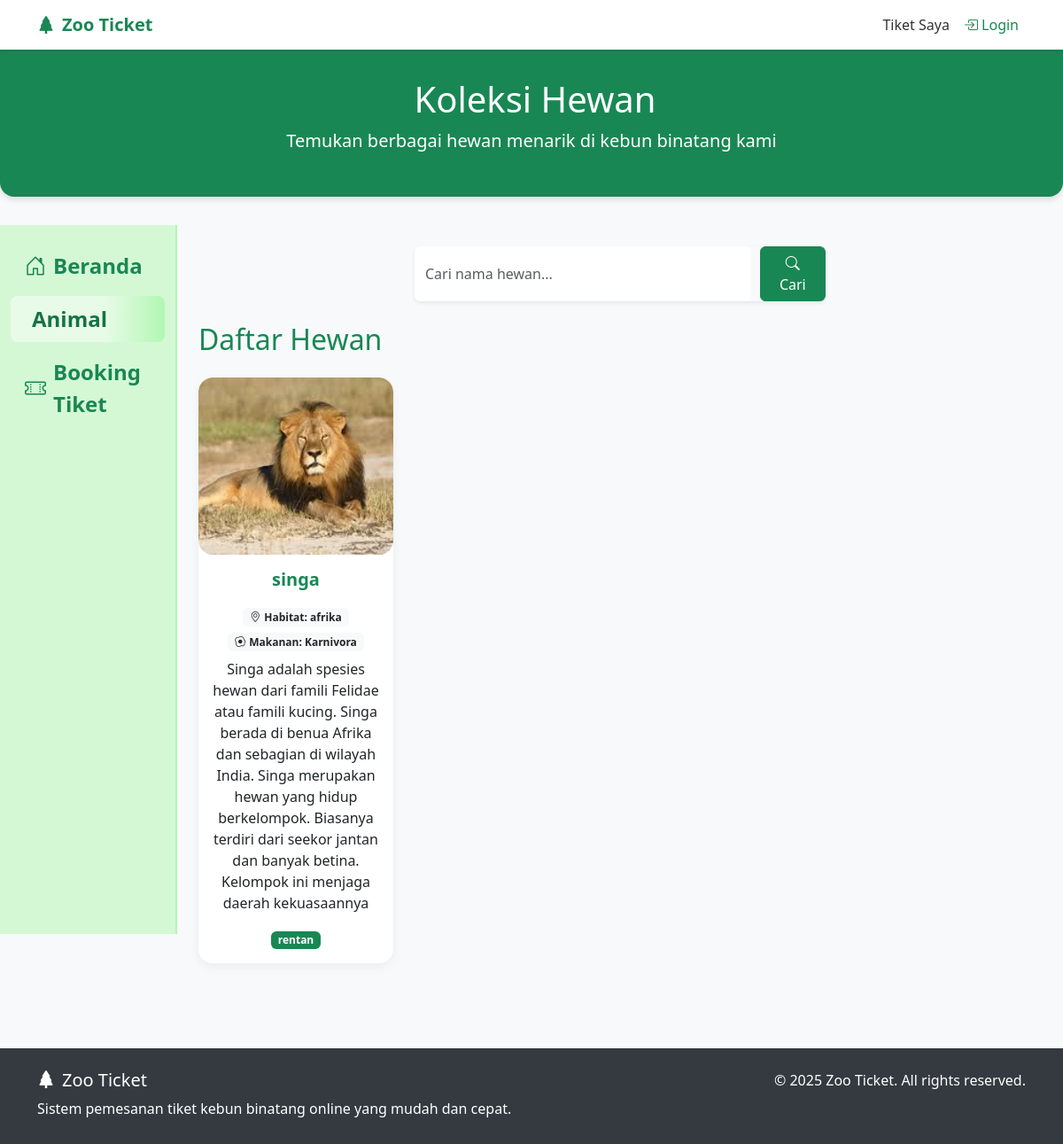
Page /pages/animal.php on the earlier database version.
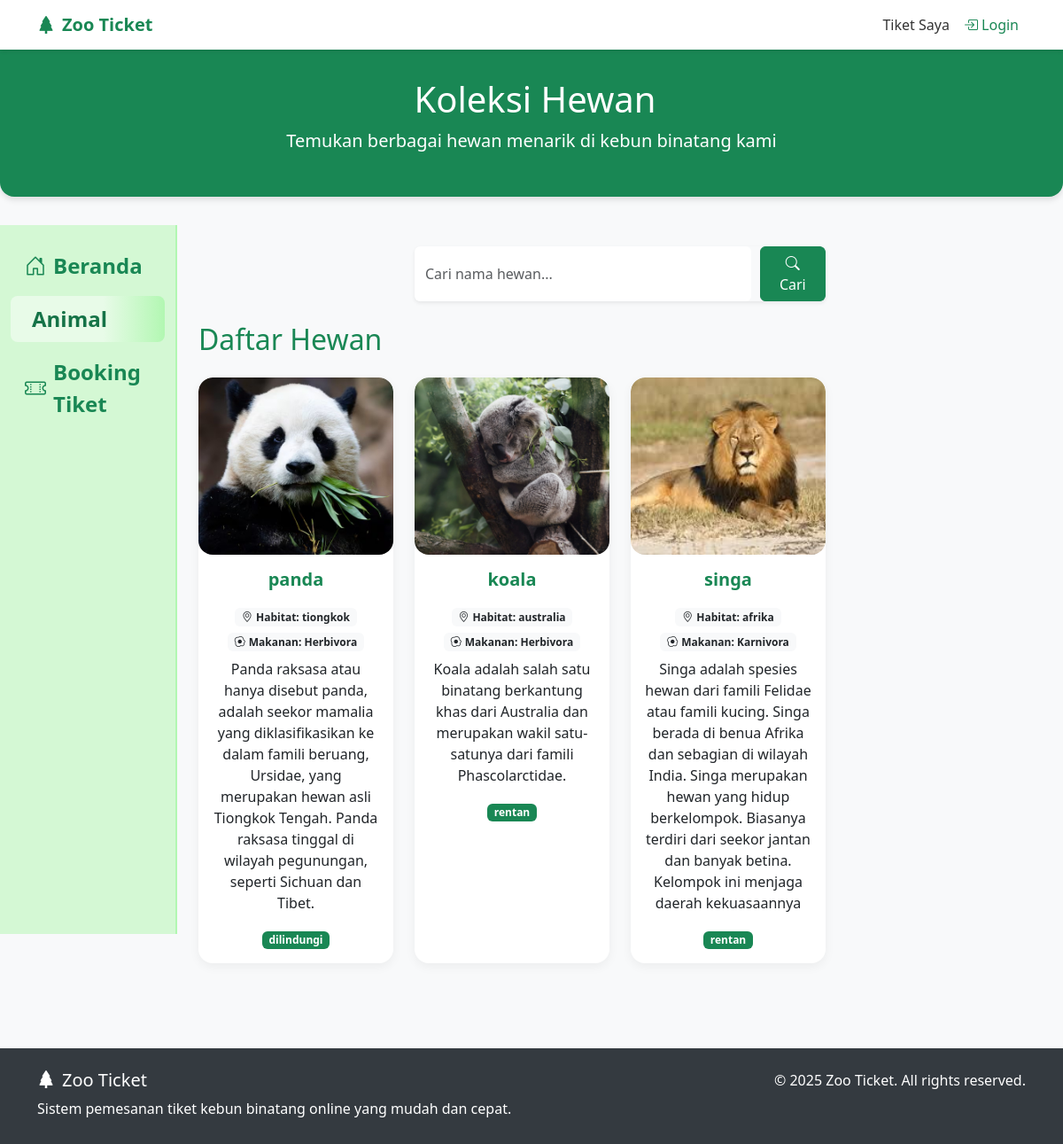
Same page on the later database version.
### tables this page shows
CREATE TABLE `animals` (
  `id` int NOT NULL,
  `nama` varchar(100) NOT NULL,
  `habitat` varchar(150) NOT NULL,
  `makanan` enum('Herbivora','Karnivora','Omnivora','') NOT NULL,
  `deskripsi` text NOT NULL,
  `status_konservasi` varchar(100) NOT NULL,
  `gambar` varchar(255) NOT NULL
);

### pages/animal.php (the view, shortened to what this page needs)
<?php
include '../database/conn.php';
$search = isset($_GET['search']) ? trim($_GET['search']) : '';
if ($search !== '') {
  $query = "SELECT * FROM animals WHERE
            nama LIKE '%$search%' OR
            habitat LIKE '%$search%' OR
            makanan LIKE '%$search%' OR
            deskripsi LIKE '%$search%' OR
            status_konservasi LIKE '%$search%'
            ORDER BY id DESC";
} else {
  $query = "SELECT * FROM animals ORDER BY id DESC";
}
$result = $conn->query($query);
?>
<!DOCTYPE html>
<html lang="id">
<head>
  <?php include '../bootstrap.php'; ?>
</head>
<body>
  <nav class="navbar navbar-expand-lg navbar-light sticky-top">
    <div class="container">
      <a class="navbar-brand" href="../index.php">
        <i class="bi bi-tree-fill me-2"></i>Zoo Ticket
      </a>
      <div class="collapse navbar-collapse" id="navbarNav">
        <ul class="navbar-nav ms-auto">
          <li class="nav-item"><a class="nav-link" href="tiket.php">Tiket Saya</a></li>
          <?php if (isset($_SESSION['email'])): ?>
            <li class="nav-item"><span class="nav-link text-success">👋
                <?php echo htmlspecialchars($_SESSION['nama']); ?></span></li>
            <li class="nav-item"><a class="nav-link text-danger" href="?logout=1"><i class="bi bi-box-arrow-right"></i>
                Logout</a></li>
          <?php else: ?>
            <li class="nav-item"><a class="nav-link text-success" href="../acount/login.php"><i
                  class="bi bi-box-arrow-in-right"></i> Login</a></li>
          <?php endif; ?>
        </ul>
      </div>
    </div>
  </nav>
  <div class="ticket-header">
    <div class="container text-center">
      <h1><i class="bi bi-paw me-2"></i>Koleksi Hewan</h1>
      <p class="lead">Temukan berbagai hewan menarik di kebun binatang kami</p>
    </div>
  </div>
  <div class="container-fluid">
    <div class="row">
      <div class="col-md-2 sidebar position-sticky" style="top: 80px; height: calc(100vh - 80px); z-index: 2;">
        <?php $page = basename($_SERVER['SCRIPT_NAME']); ?>
        <ul class="nav flex-column">
          <li class="nav-item mb-2">
            <a class="nav-link text-success fw-bold fs-4 d-flex align-items-center sidebar-link <?php echo $page === 'index.php' ? 'active' : ''; ?>"
              href="../index.php">
              <i class="bi bi-house-door me-2"></i> Beranda
            </a>
          </li>
          <li class="nav-item mb-2">
            <a class="nav-link text-success fw-bold fs-4 d-flex align-items-center sidebar-link <?php echo $page === 'animal.php' ? 'active' : ''; ?>"
              href="animal.php">
              <i class="bi bi-paw me-2"></i> Animal
            </a>
          </li>
          <li class="nav-item mb-2">
            <a class="nav-link text-success fw-bold fs-4 d-flex align-items-center sidebar-link <?php echo $page === 'booking.php' ? 'active' : ''; ?>"
              href="booking.php">
              <i class="bi bi-ticket-perforated me-2"></i> Booking Tiket
            </a>
          </li>
        </ul>
      </div>
      <div class="col-md-10 p-4">
        <div class="row mb-4">
          <div class="col-md-6 mx-auto">
            <form class="d-flex shadow-sm rounded overflow-hidden" method="GET" action="">
              <input class="form-control border-0 py-2" type="search" name="search" placeholder="Cari nama hewan..."
                value="<?php echo htmlspecialchars($search); ?>">
              <button style="margin-left: 10px;" class="btn btn-success px-3" type="submit">
                <i class="bi bi-search"></i> Cari
              </button>
            </form>
          </div>
        </div>
        <div class="row">
          <div class="col-12">
            <h2 class="text-success mb-4 fs-2">Daftar Hewan</h2>
            <div class="row g-4 mb-4">
              <?php if ($result->num_rows > 0): ?>
                <?php while ($row = $result->fetch_assoc()): ?>
                  <div class="col-lg-3 col-md-4 col-sm-6">
                    <div class="card animal-card h-100 text-center">
                      <img src="../picture/<?php echo $row['gambar']; ?>" class="animal-img"
                        alt="<?php echo $row['nama']; ?>">
                      <div class="card-body">
                        <h5 class="card-title text-success fw-bold mb-3"><?php echo htmlspecialchars($row['nama']); ?></h5>
                        <div class="animal-info mb-2">
                          <span class="badge bg-light text-dark mb-1"><i class="bi bi-geo-alt me-1"></i>Habitat:
                            <?php echo $row['habitat']; ?></span><br>
                          <span class="badge bg-light text-dark"><i class="bi bi-egg-fried me-1"></i>Makanan:
                            <?php echo $row['makanan']; ?></span>
                        </div>
                        <p class="card-text"><?php echo $row['deskripsi']; ?></p>
                        <span class="badge bg-success"><?php echo $row['status_konservasi']; ?></span>
                      </div>
                    </div>
                  </div>
                <?php endwhile; ?>
              <?php else: ?>
                <p class="text-muted">Tidak ada hewan ditemukan.</p>
              <?php endif; ?>
            </div>
          </div>
        </div>
      </div>
    </div>
  </div>
  <footer class="footer">
    <div class="container">
      <div class="row">
        <div class="col-md-6">
          <h5><i class="bi bi-tree-fill me-2"></i>Zoo Ticket</h5>
          <p>Sistem pemesanan tiket kebun binatang online yang mudah dan cepat.</p>
        </div>
        <div class="col-md-6 text-md-end">
          <p>&copy; 2025 Zoo Ticket. All rights reserved.</p>
        </div>
      </div>
    </div>
  </footer>
</body>
</html>

### bootstrap.php (shortened to what this page needs)
<link href="https://cdn.jsdelivr.net/npm/bootstrap@5.3.2/dist/css/bootstrap.min.css" rel="stylesheet">
<link rel="stylesheet" href="https://cdn.jsdelivr.net/npm/bootstrap-icons@1.11.3/font/bootstrap-icons.css">
<link rel="stylesheet" href="https://cdnjs.cloudflare.com/ajax/libs/font-awesome/6.0.0/css/all.min.css">

### pages/animal.php (style rules this page uses)
body { background-color: #f8f9fa; font-family: 'Segoe UI', Tahoma, Geneva, Verdana, sans-serif; }
.animal-img { border-radius: 1rem; object-fit: cover; height: 200px; width: 100%; }
.animal-card { border-radius: 1rem; overflow: hidden; transition: transform 0.3s, box-shadow 0.3s; border: none; box-shadow: 0 4px 12px rgba(0, 0, 0, 0.05); }
.ticket-header { background-color: #198754; color: white; padding: 2rem 0; margin-bottom: 2rem; border-radius: 0 0 1rem 1rem; box-shadow: 0 4px 6px rgba(0, 0, 0, 0.1); }
.navbar { background-color: white; box-shadow: 0 2px 4px rgba(0, 0, 0, 0.1); }
.navbar-brand { font-weight: bold; color: #198754; }
.nav-link { color: #333; font-weight: 500; }
.footer { background: #343a40; color: white; padding: 24px 0 12px 0; margin-top: 48px; width: 100%; }
.sidebar { min-height: 100vh; background-color: #d4f8d4; padding-top: 20px; border-right: 2px solid #b2f7b2; }
.sidebar-link { border-radius: 0.5rem; padding: 0.5rem 1rem; transition: background 0.2s, color 0.2s; }
.sidebar-link:hover, .sidebar-link.active { background: linear-gradient(90deg, #e8fbe8 60%, #b2f7b2 100%); color: #157347 !important; text-decoration: none; }

Differences in the rows shown:
added animals: gambar+nama (picture), nama "panda", habitat "tiongkok", makanan "Herbivora", deskripsi "Panda raksasa atau hanya disebut panda, adalah seekor mamalia yang diklasifikasikan ke dalam famili beruang, Ursidae, yang merupakan hewan asli Tiongkok Tengah. Panda raksasa tinggal di wilayah pegunungan, seperti Sichuan dan Tibet.", status_konservasi "dilindungi"
added animals: gambar+nama (picture), nama "koala", habitat "australia", makanan "Herbivora", deskripsi "Koala adalah salah satu binatang berkantung khas dari Australia dan merupakan wakil satu-satunya dari famili Phascolarctidae.", status_konservasi "rentan"
